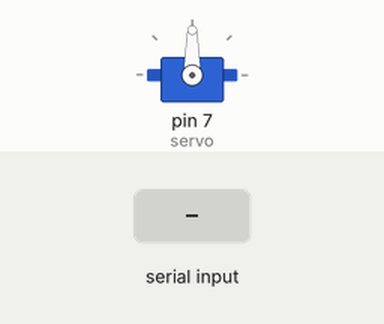
A sketch run on a simulated Arduino Uno, built with avr-gcc and run on an emulated ATmega328P. Parts: servo. Inputs (shaded band) come from the test bench.

Above: at 1.2 s.
1.3 s: "1" received over Serial
At 1.6 s:
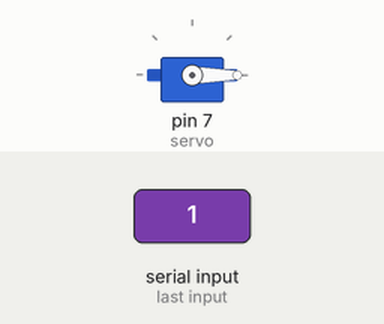
3.7 s: "2" received over Serial
At 4.4 s:
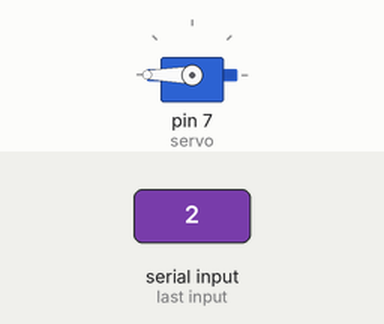
Timing chart, 0 to 6.7 s (numbered marks = the images above; inputs shaded):
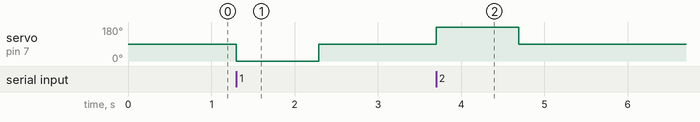

Measured:
- after the input at 1.3 s, servo on pin 7 (servo): 90° → 0° at once, → 90° 0.99 s later
- after the input at 3.7 s, servo on pin 7 (servo): 90° → 180° at once, → 90° 0.99 s later

The sketch:

Servo.ino
```cpp
#include<Servo.h>
Servo servo;
int ref_angle_value = 90;

void setup() {
  servo.attach(7);
  Serial.begin(9600);
}
char in_data;

int time = 0;

int target_angle = 0;
int delta_angle = 0;

void loop() {

  if(Serial.available()){

    in_data = Serial.read();
    if (in_data == '1')
    {
      target_angle = 0;

      delta_angle = abs(target_angle - ref_angle_value);

      servo.write(ref_angle_value - delta_angle);

      delay(delta_angle * 11);

      servo.write(ref_angle_value);
    }
    else if (in_data == '2')
    {
      target_angle = 180;

      delta_angle = abs(target_angle - ref_angle_value);

      servo.write(ref_angle_value + delta_angle);

      delay(delta_angle * 11);

      servo.write(ref_angle_value);
    }
  }
}
```
